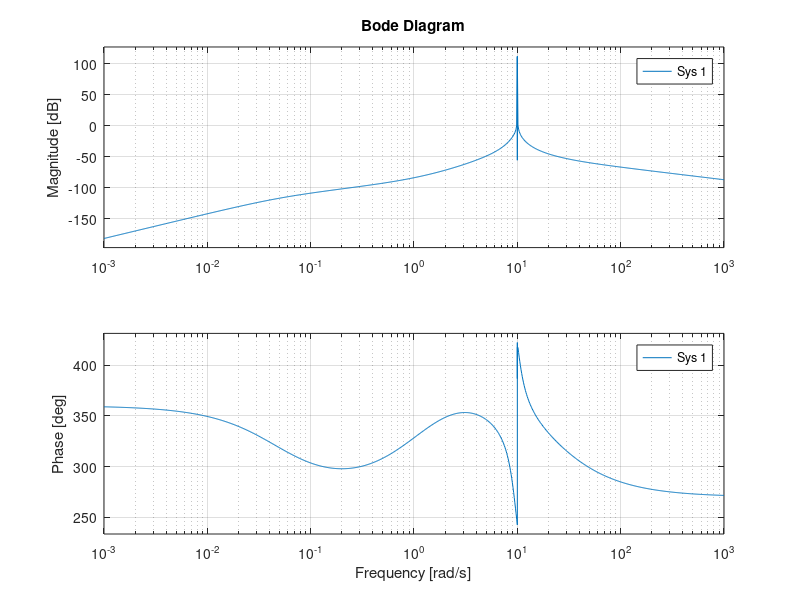

Here is the MATLAB script that generated this plot:
clc;clear;
%% final
t = 0.01:0.01:10;

G_num = [0.5 3];
G_den = [1 2 0];
G_sys = tf(G_num,G_den);

C_num = [20 1];
C_den = [1 1];
C_sys = tf(C_num,C_den);

g_num = [1 1];
g_den = [20 1];
g_sys = tf(g_num,g_den);

de_num = [-0.065 1];
de_den = [0.065 1];
de_sys = tf(de_num,de_den);

d = 0.1*( tf([cos(2.7)*10],[1 0 100])   + tf([sin(2.7)*1 0],[1 0 100]));
R = tf([1],[1 0]);
%step((G_sys-g_sys*de_sys)*d*(C_sys*G_sys))
bode(((1-C_sys*g_sys*de_sys)*d)/(1+(G_sys-g_sys*de_sys)*C_sys))

%bode(C_sys*G_sys)
% fb_sys = (C_sys*G_sys + (1-C_sys*g_sys*de_sys)*d/R) / (1+(G_sys-g_sys*de_sys)*C_sys);
% step(fb_sys,10);
